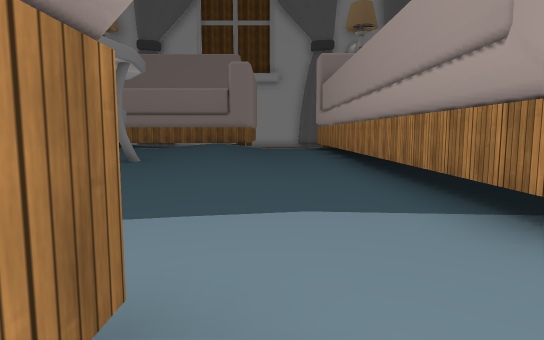
view 1 (above)

24 first-person views from a walk through a 3-D level made in the Unity game engine. The camera is 1.2 m above the floor, tilts 6° down and sees 75° across. The floor is counted in squares, 2 m on a side. Each view is taken from the middle of a square. On the plan, view 1 faces up. The plan holds only what a view shows up to about 10 squares ahead; the rest is blank. The place goes on beyond the plan. The player character is not drawn. Some surface patterns are stand-ins.

view 2
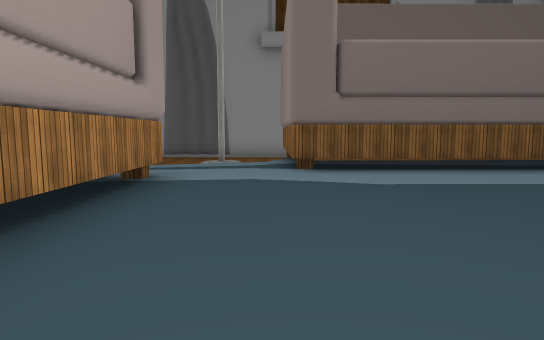

view 3
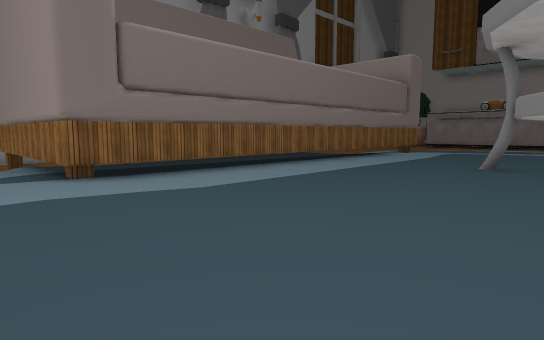

view 4
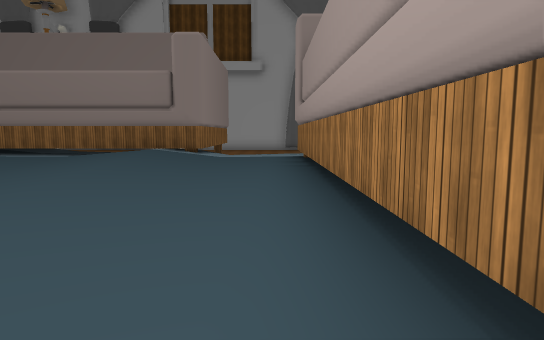

view 5
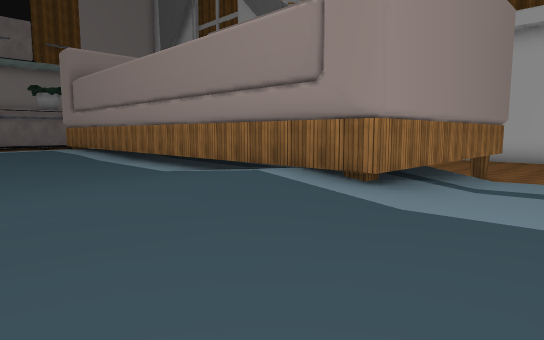

view 6
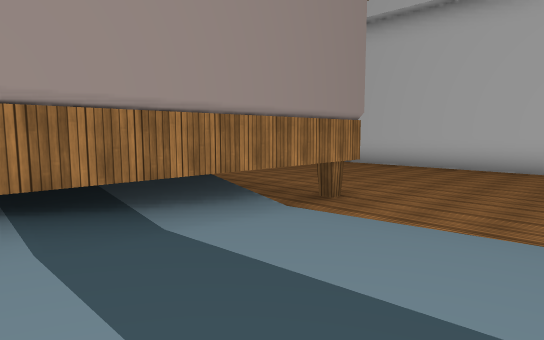

view 7
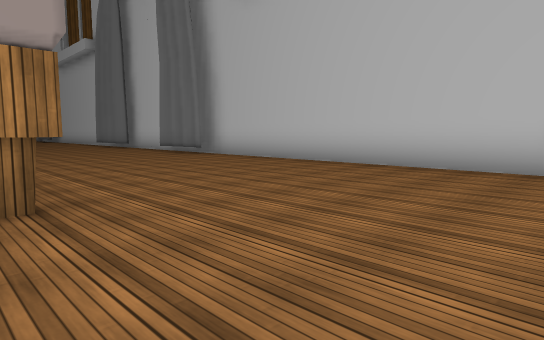

view 8
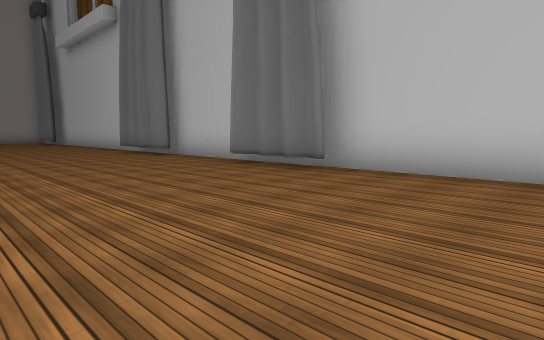

view 9
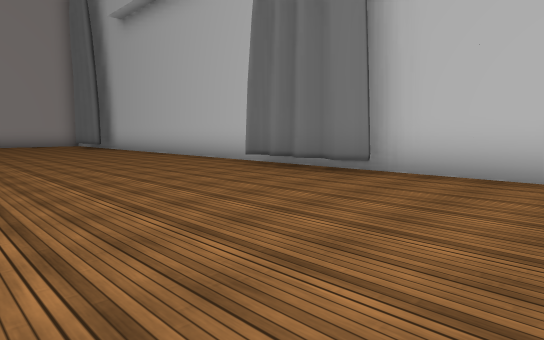

view 10
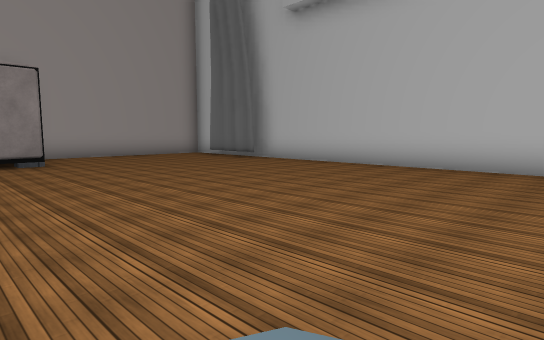

view 11
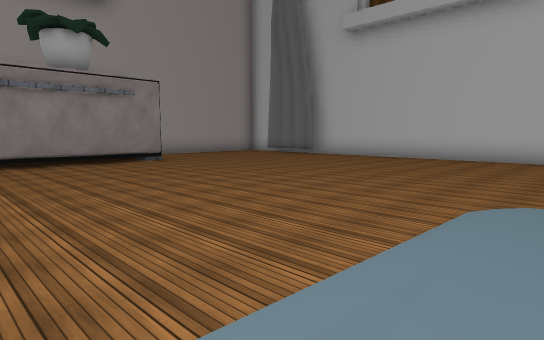

view 12
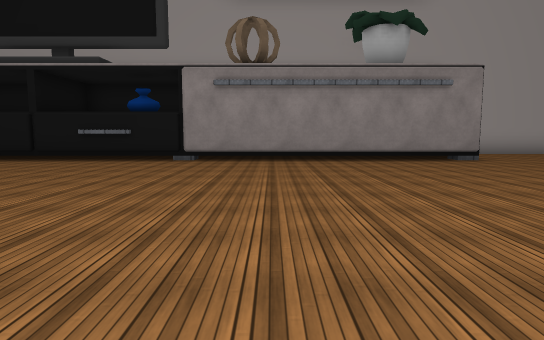

view 13
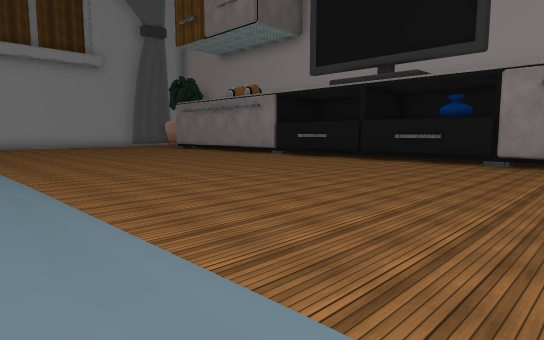

view 14
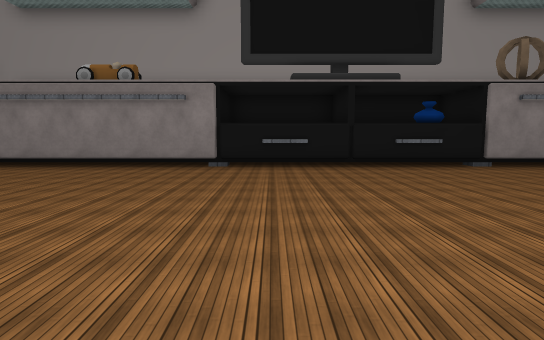

view 15
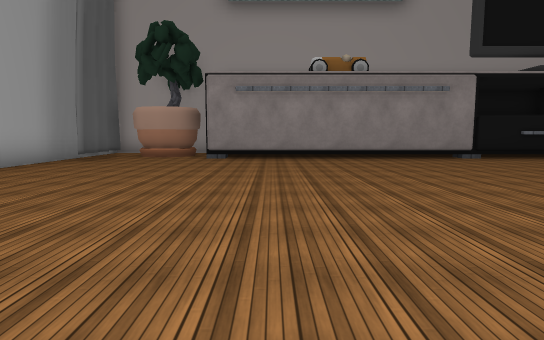

view 16
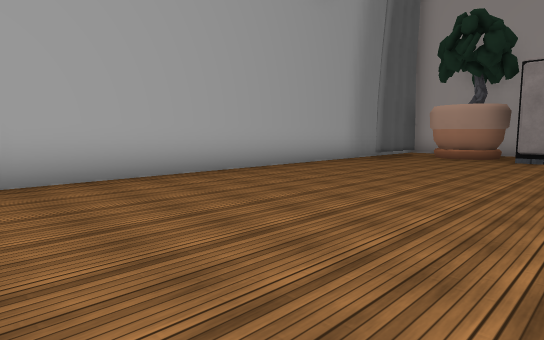

view 17
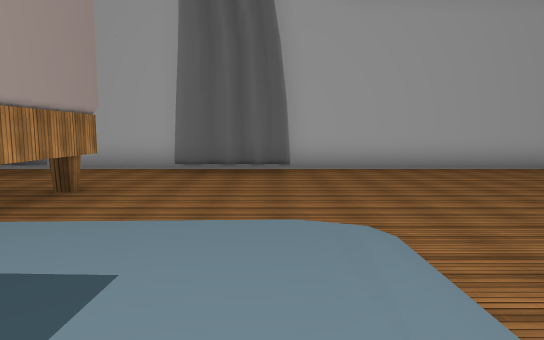

view 18
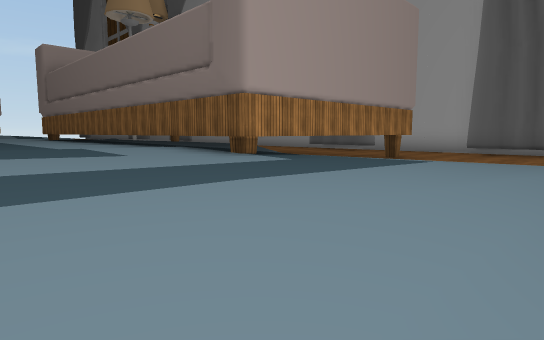

view 19
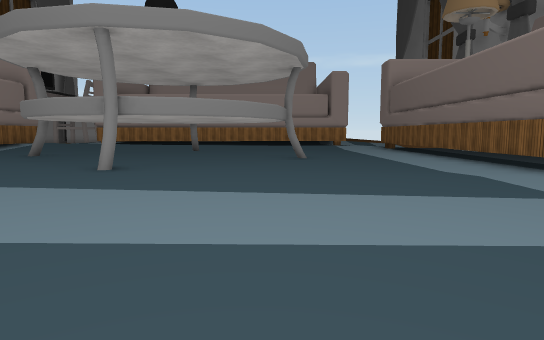

view 20
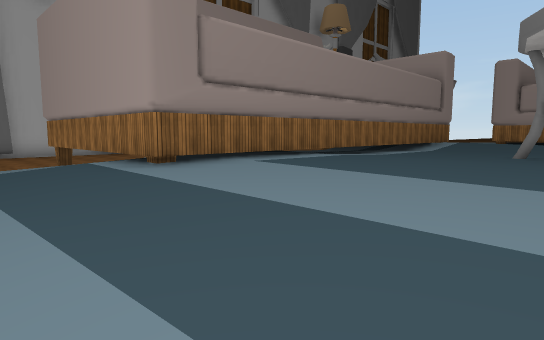

view 21
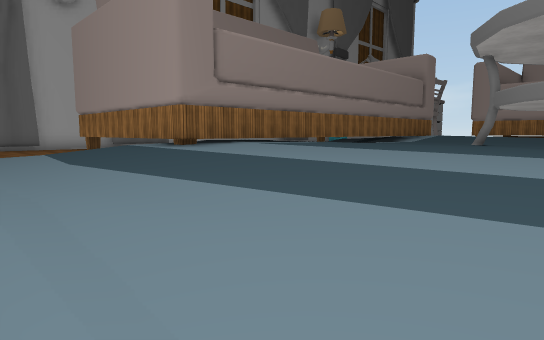

view 22
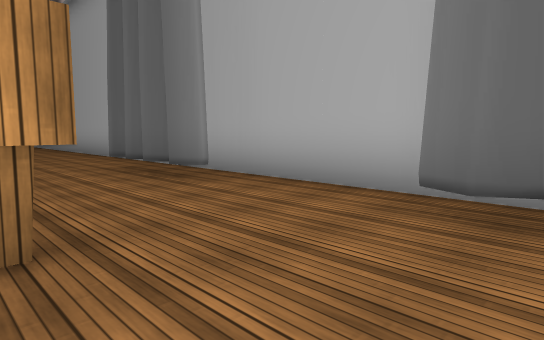

view 23
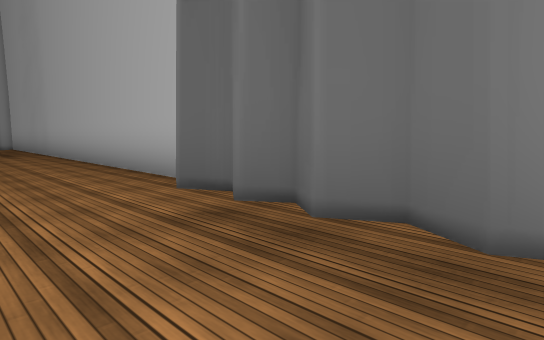

view 24
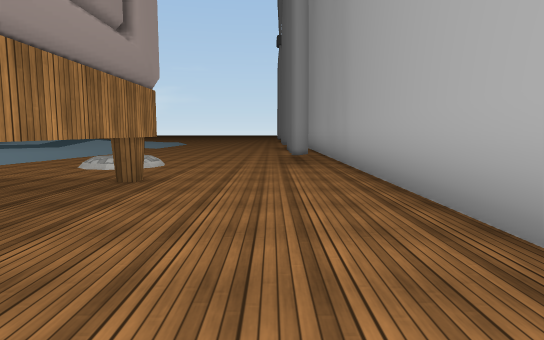

### Floor plan
Key: @ floor where view 1 was taken; # wall or solid block; . main floor; : floor 0.5 m higher than the main floor; + floor 0.75 m higher than the main floor; * floor 1 m higher than the main floor; % floor 1.25 m higher than the main floor; / step, stairs or slope; O other object.
Columns run from 25 left of view 1 to 2 right of it. Each row starts with its distance up from view 1.
 25      ####### #### #########
 24      ......###..###........
 23     .......................
 22    .........................
 21   ..........................
 20 ............................
 19 ................. ..........
 18  #..........  #         #...
 17  #........///:#         #///
 16  #........///:#         #:::
 15  #........////#         #:++
 14  #........///*###########+++
 13  #........///*****++++/%/+++
 12  #........///*****++++/%/++#
 11  #........///*****++++**/++#
 10  #........///*****## ++**++#
  9 OO......../:++***##   +**++#
  8  #......../++++*+#    +**++#
  7  #......../  ++++#    #+*++#
  6  #......../ +++++##   ++*++#
  5  #......../+++++++###+++*++#
  4  #......../++++++++++++++++#
  3  #......../++++++++++++++++#
  2  #......../++++++++++++++++#
  1  #......../:::++++++++++++++
  0  #......../:::###########@++
 -1  #......../:::#         #/::
 -2  #........////#         #///
 -3  #............#         #.//
 -4 ..............#       ###.//
 -5 #...........................
 -6 #................##.........
 -7 ###........###..###........#
 -8   ###############   ########

Where each view was taken, in squares from view 1:
view 1: 0 up, 0 right, facing up
view 2: 7 up, 0 right, facing down
view 3: 6 up, 1 right, facing down-left
view 4: 4 up, 1 right, facing up
view 5: 10 up, 1 right, facing up-left
view 6: 14 up, 2 right, facing up-left
view 7: 18 up, 2 right, facing up-left
view 8: 19 up, 3 left, facing up-left
view 9: 19 up, 9 left, facing up-left
view 10: 16 up, 14 left, facing up-left
view 11: 13 up, 14 left, facing up-left
view 12: 13 up, 15 left, facing left
view 13: 13 up, 14 left, facing down-left
view 14: 5 up, 14 left, facing left
view 15: 2 down, 14 left, facing left
view 16: 2 down, 14 left, facing down-left
view 17: 1 up, 14 left, facing down
view 18: 4 up, 15 left, facing down-right
view 19: 5 up, 14 left, facing right
view 20: 9 up, 14 left, facing up-right
view 21: 8 up, 15 left, facing up-right
view 22: 4 down, 13 left, facing down-right
view 23: 5 down, 9 left, facing down-right
view 24: 6 down, 5 left, facing right
